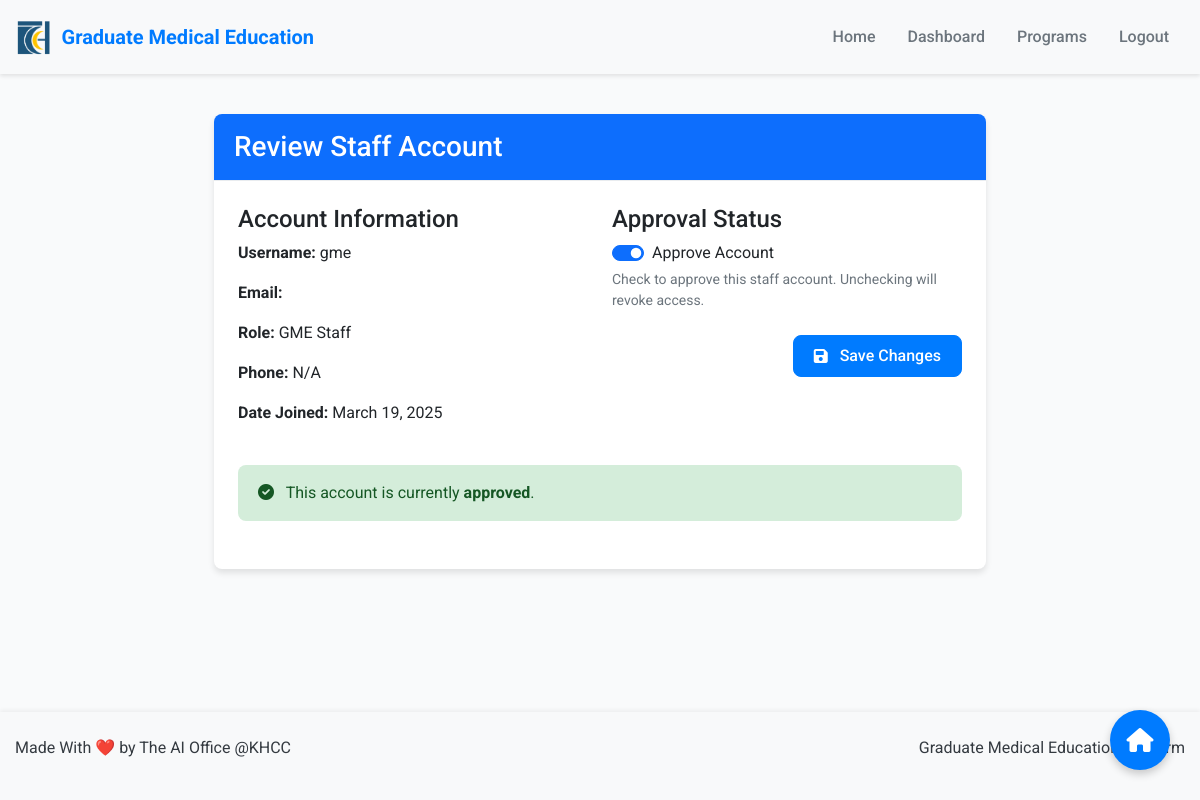
Page /approve-staff/1/ (signed in) on the earlier database version.
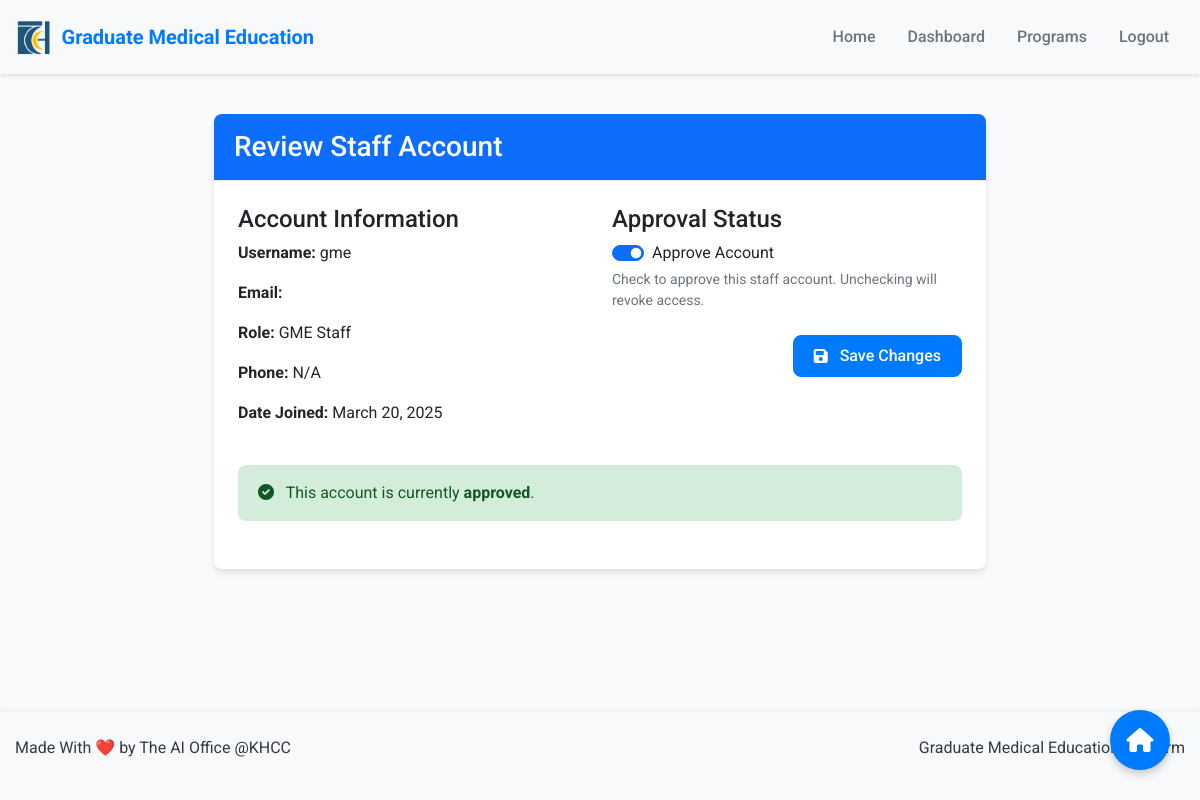
Same page on the later database version.
### users/models.py (models this page shows, shortened)
class User(AbstractUser):
    USER_TYPE_CHOICES = (
        ('GME_STAFF', 'GME Staff'),
        ('PROGRAM_DIRECTOR', 'Program Director'),
        ('INTERVIEWER', 'Interviewer'),
        ('APPLICANT', 'Applicant'),
    )
    user_type = models.CharField(max_length=20, choices=USER_TYPE_CHOICES)
    phone_number = models.CharField(max_length=15, blank=True)
    is_approved = models.BooleanField(default=False)
    program = models.ForeignKey('Program', on_delete=models.SET_NULL, null=True, blank=True, related_name='staff_members')

### users/views.py (the view)
    def _wrapped_view(request, *args, **kwargs):
        if not request.user.is_authenticated:
            return redirect('login')
        allowed = False
        view_name = request.resolver_match.url_name
        user_type = request.user.user_type
        role_access_map = {
            'dashboard': ['GME_STAFF'],
            'applicant_dashboard': ['APPLICANT'],
            'interviewer_dashboard': ['INTERVIEWER', 'PROGRAM_DIRECTOR'],
            'director_dashboard': ['PROGRAM_DIRECTOR'],
            'manage_programs': ['GME_STAFF'],
            'approve_staff': ['GME_STAFF'],
            'conduct_interview': ['INTERVIEWER', 'PROGRAM_DIRECTOR'],
            'view_interview_results': ['PROGRAM_DIRECTOR'],
            'submit_final_score': ['PROGRAM_DIRECTOR'],
            'director_bulk_update': ['PROGRAM_DIRECTOR'],
            'view_application': ['GME_STAFF'],
            'edit_program': ['GME_STAFF'],
            'delete_program': ['GME_STAFF'],
            'update_application_status': ['GME_STAFF'],
            'create_program': ['GME_STAFF'],
            'bulk_update_status': ['GME_STAFF'],
            'upload_scores': ['GME_STAFF'],
            'process_scores': ['GME_STAFF'],
            'export_applications': ['GME_STAFF'],
            'bulk_send_email': ['GME_STAFF'],
            'bulk_actions': ['GME_STAFF'],
            'edit_application': ['APPLICANT'],
            'submit_draft': ['APPLICANT']
        }
        if view_name in role_access_map:
            allowed = user_type in role_access_map[view_name]
        if not allowed:
            raise PermissionDenied("You don't have permission to access this page.")
        return view_func(request, *args, **kwargs)

### users/forms.py
class StaffApprovalForm(forms.ModelForm):
    class Meta:
        model = User
        fields = ('is_approved',)

### users/views.py (called while the page is built)
@login_required
@check_role_access
def approve_staff(request, user_id):
    staff = get_object_or_404(User, id=user_id)
    if request.method == 'POST':
        form = StaffApprovalForm(request.POST, instance=staff)
        if form.is_valid():
            form.save()
            messages.success(request, f'Staff account for {staff.username} has been updated.')
            return redirect('dashboard')
    else:
        form = StaffApprovalForm(instance=staff)
    return render(request, 'users/approve_staff.html', {'form': form, 'staff': staff})

### users/templates/users/approve_staff.html (shortened to what this page needs)
{% extends 'users/base.html' %}
{% block content %}
<div class="row justify-content-center">
    <div class="col-md-8">
        <div class="card">
            <div class="card-header bg-primary text-white">
                <h3 class="mb-0">Review Staff Account</h3>
            </div>
            <div class="card-body">
                <div class="row mb-4">
                    <div class="col-md-6">
                        <h4>Account Information</h4>
                        <p><strong>Username:</strong> {{ staff.username }}</p>
                        <p><strong>Email:</strong> {{ staff.email }}</p>
                        <p><strong>Role:</strong> {{ staff.get_user_type_display }}</p>
                        <p><strong>Phone:</strong> {{ staff.phone_number|default:"N/A" }}</p>
                        <p><strong>Date Joined:</strong> {{ staff.date_joined|date:"F d, Y" }}</p>
                    </div>
                    <div class="col-md-6">
                        <h4>Approval Status</h4>
                        <form method="post">
                            <div class="mb-3">
                                <div class="form-check form-switch">
                                    <input class="form-check-input" type="checkbox" name="is_approved" id="id_is_approved" {% if form.is_approved.value %}checked{% endif %}>
                                    <label class="form-check-label" for="id_is_approved">Approve Account</label>
                                </div>
                                <div class="form-text">
                                    Check to approve this staff account. Unchecking will revoke access.
                                </div>
                            </div>
                            <div class="d-flex justify-content-end mt-4">
                                <button type="submit" class="btn btn-primary">
                                    <i class="fas fa-save me-1"></i>Save Changes
                                </button>
                            </div>
                        </form>
                    </div>
                </div>
                <div class="alert {% if staff.is_approved %}alert-success{% else %}alert-warning{% endif %}">
                    <i class="fas {% if staff.is_approved %}fa-check-circle{% else %}fa-exclamation-circle{% endif %} me-2"></i>
                    This account is currently <strong>{% if staff.is_approved %}approved{% else %}pending approval{% endif %}</strong>.
                </div>
            </div>
        </div>
    </div>
</div>
{% endblock %}

Differences in the rows shown:
changed User "gme": date_joined "March 19, 2025" → "March 20, 2025"
